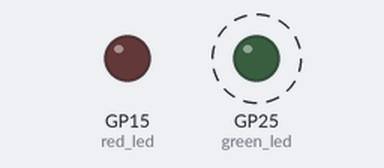
Bench run of a program on a simulated Raspberry Pi Pico running MicroPython. On the bench: output pins drawn as LEDs (lit = HIGH). Dashed ring = blinking. What the program prints to the serial console is not drawn. At 20.0 s the program stops and its outputs stay as they are.

Above: at 0.5 s.
At 3.5 s:
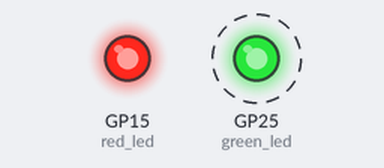
Timing chart, 0 to 5.2 s (numbered marks = the images above):
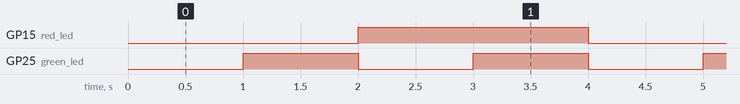

Measured:
- by itself, GP15 (red_led): alternates HIGH for 2.0 s and LOW for 2.0 s
- by itself, GP25 (green_led): alternates HIGH for 1.0 s and LOW for 1.0 s, 10 changes in all, then stays LOW

The program:

main3.py
```python
from machine import Timer, Pin

# tim = Timer(period=5000, mode=Timer.ONE_SHOT, callback=lambda t:print(1))
# tim.init(period=1000, mode=Timer.PERIODIC, callback=lambda t:print(2))
green_led = Pin("LED",Pin.OUT)
green_count =0
def green_led_mycallback(t:Timer):
    global green_count
    green_count = green_count +1
    # print(f"目前mycallback被執行:{count}次")
    green_led.toggle()
    print("green_led初執行")
    if green_count >= 10:
        t.deinit() # 取消初始化計時器。停止定時器，並停用定時器週邊。

green_led_timer = Timer(period=1000,mode=Timer.PERIODIC,callback=green_led_mycallback)

red_led = Pin(15,Pin.OUT)
red_count =0
def red_led_mycallback(t:Timer):
    global red_count
    red_count = red_count +1
    # print(f"目前mycallback被執行:{count}次")
    red_led.toggle()
    print("red_led初執行")
    if red_count >= 10:
        t.deinit() # 取消初始化計時器。停止定時器，並停用定時器週邊。

red_led_timer = Timer(period=2000,mode=Timer.PERIODIC,callback=red_led_mycallback)
```
